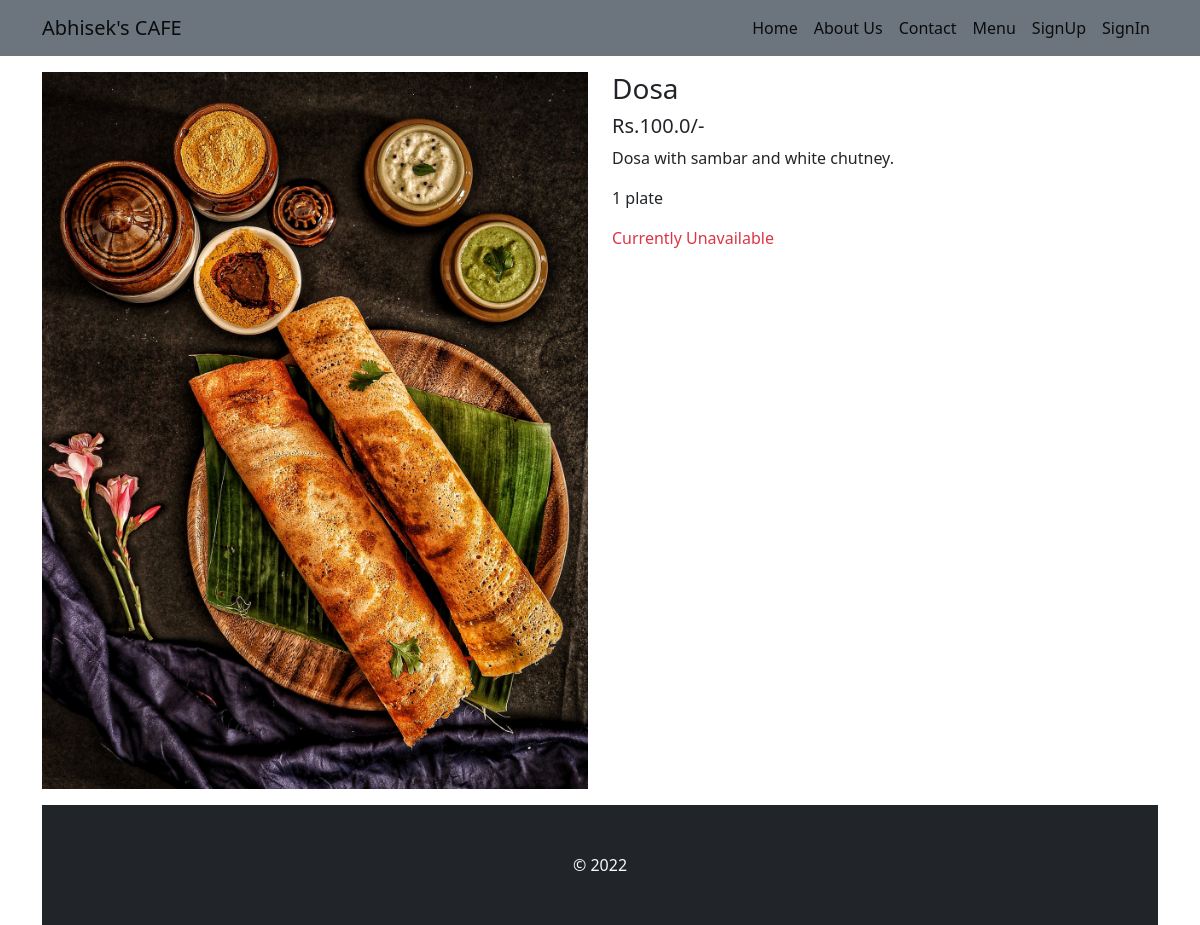
The app's page /food/details/6 with its own data.
### food/models.py (models this page shows, shortened)
class Food (models.Model):
    category = models.ForeignKey(User , on_delete=models.DO_NOTHING)
    name = models.CharField(max_length=100)
    price= models.FloatField()
    description= models.TextField()
    secondary_description = models.TextField()
    is_available = models.BooleanField(default=True)
    photo = models.ImageField(upload_to='food_images/')

### food/views.py (the view)
# urls.py: path('details/<int:id>', views.details , name="details"),
def details(request,id):
    food = Food.objects.get(id=id)
    context = {
        'food' : food
    }
    return render(request, 'food/details.html' ,context)

### templates/food/details.html (shortened to what this page needs)
{% extends 'base.html' %}
{% load static %}
{% block css %}
    <link rel="stylesheet" href="{% static 'css/cart-style.css' %}">
{% endblock css %}
{% block content %}
<div class="container">
    <div class="row my-3">
        <div class="col-md-6">
            <img src="{{food.photo.url}}" alt="{{food.name}}" class="img-fluid" height="150px">
        </div>
        <div class="col-md-6">
            <h3 class="h3">{{food.name}}</h3>
            <h5 class="h5">Rs.{{food.price}}/-</h5>
            <p class="text-lead">{{food.description}}</p>
            <p class="text-lead">{{food.secondary_description}}</p>
            <div class="my-2">
                {% if food.is_available %}
                    {% if user.is_authenticated %}
                    <form action="{% url 'add_to_cart' %}" method="post">
                        {% csrf_token %}
                        <input type="hidden" name="food_id" value="{{food.id}}">
                        <div class="input-group mb-3">
                            <button class="btn btn-outline-secondary" type="button" onclick="decrement()">-</button>
                            <input type="text" class="quantity" id="quantity" name="quantity" value="1" style="width:50px; text-align:center;" readonly>
                            <button class="btn btn-outline-secondary" type="button" onclick="increment()">+</button>
                          </div>
                          <input type="submit" value="Add to cart" class="btn btn-primary w-100">
                    {% else %}
                    <a href="{% url 'signin' %}" class="btn btn-primary btn-sm w-100">Sign In to buy</a>
                    {% endif %}
                {% else %}
                    <p class="text-danger">Currently Unavailable</p>
                {% endif %}
        </div>
    </div>
</div>
{% endblock content %}

### records on screen
Food: photo (picture), name "Dosa", price "100.0", description "Dosa with sambar and white chutney.", secondary_description "1 plate"
